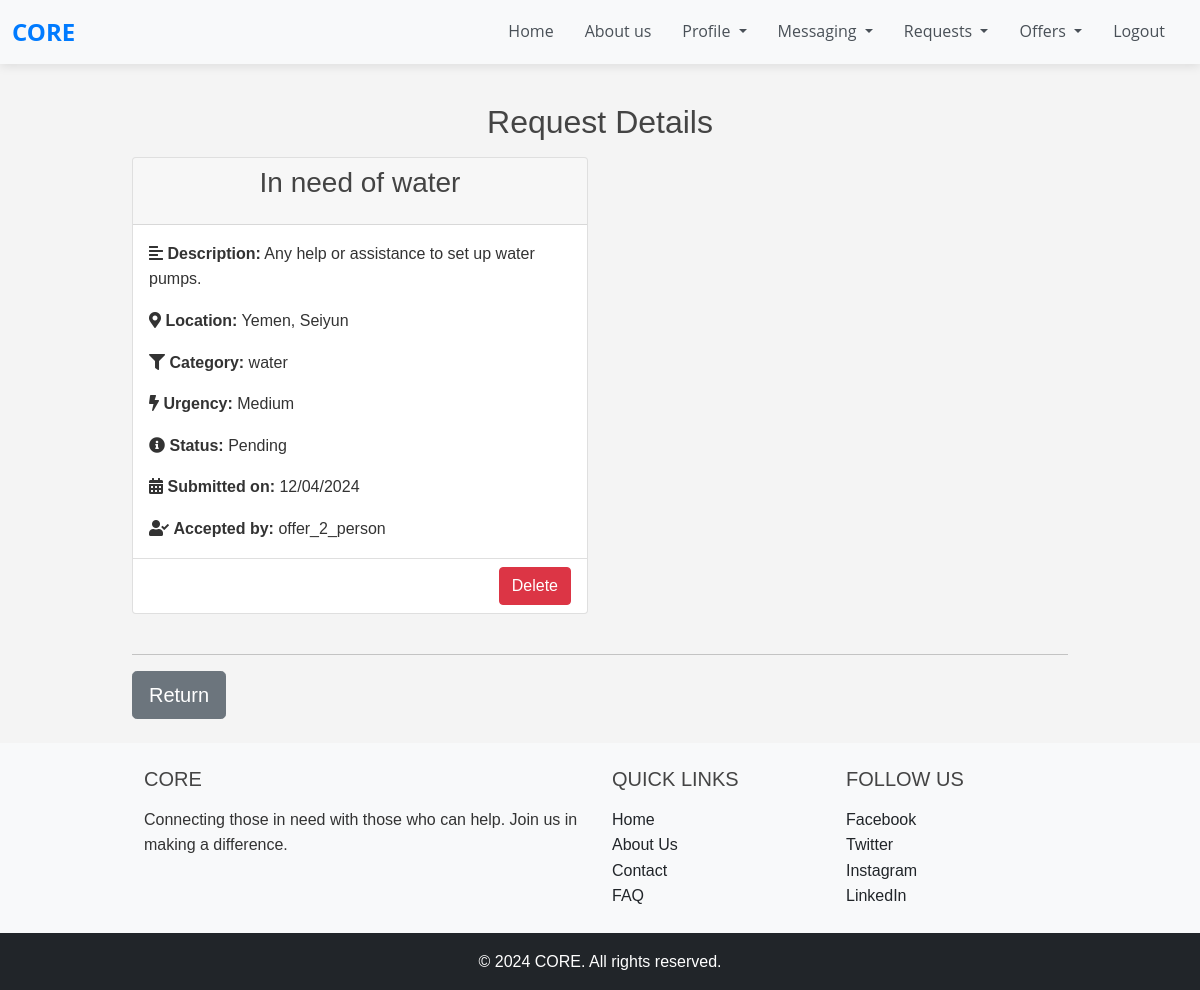
The app's page /user_request_details/97/ (signed in) with its own data.
### requests_app/models.py (models this page shows, shortened)
class Request(models.Model):
    CATEGORY_CHOICES = (
        ('food', 'Food'),
        ('water', 'Water'),
        ('clothing', 'Clothing'),
        ('shelter', 'Shelter'),
        ('medical', 'Medical Supplies'),
        ('other', 'Other'),
    )
    URGENCY_LEVELS = (
        ('low', 'Low'),
        ('medium', 'Medium'),
        ('high', 'High'),
    )
    STATUS_CHOICES = (
        ('pending', 'Pending'),
        ('accepted', 'Accepted'),
        ('in_progress', 'In Progress'),
        ('completed', 'Completed'),
        ('cancelled', 'Cancelled'),
    )
    LOCATION_CHOICES = (
        ('address', 'Address'),
        ('coordinates', 'Latitude and Longitude'),
    )
    user = models.ForeignKey(User, on_delete=models.CASCADE)
    title = models.CharField(max_length=100, default='No title given')
    description = models.TextField(default='No description given')
    location_type = models.CharField(max_length=20, choices=LOCATION_CHOICES, default='address')
    address = models.CharField(
        max_length=255,
        blank=True,
        default="No address provided"
    )
    latitude = models.FloatField(
        null=True,
        blank=True,
        default=51.99656842422461
    )
    longitude = models.FloatField(
        null=True,
        blank=True,
        default=-0.9913942306871908
    )
    category = models.CharField(max_length=50, choices=CATEGORY_CHOICES, default='Other')
    urgency = models.CharField(max_length=10, choices=URGENCY_LEVELS, default='Low')
    status = models.CharField(max_length=11, choices=STATUS_CHOICES, default='Pending')
    accepted_by = models.ForeignKey(
        User,
        null=True,
        blank=True,
        on_delete=models.SET_NULL,
        related_name='accepted_requests'
    )
    created_at = models.DateTimeField(default=timezone.now, editable=False)

### accounts/models.py (models this page shows)
class User(AbstractUser):
    USER_TYPE_CHOICES = (
        ('requester', 'Requester'),
        ('provider', 'Provider'),
    )
    user_type = models.CharField(max_length=10, choices=USER_TYPE_CHOICES)
    name = models.CharField(max_length=255, null=True, blank=True)  # Adding a name field
    email = models.EmailField(unique=True)

### requests_app/views.py (the view)
# urls.py: path('user_request_details/<int:pk>/', requests_views.user_request_details, name='user_request_details'),
@login_required
def user_request_details(request, pk):
    req = get_object_or_404(Request, pk=pk)
    return render(request, 'user_request_details.html', {'request_': req})

### requests_app/templates/user_request_details.html (shortened to what this page needs)
{% extends 'base.html' %}
{% block content %}
{% load static %}
<link rel="stylesheet" type="text/css" href="{% static 'css/styles.css' %}">
<link rel="stylesheet" href="https://unpkg.com/leaflet/dist/leaflet.css" />
<div class="container mt-8" data-page-type="user_request_details_page">
    <h2 class="text-center mb-3"><br>Request Details</br></h2>
    <div class="row request-container">
        <div class="col-md-12 col-lg-6 mb-4 item_request" id="request_-{{ request_.id }}">
            <div class="card">
                <div class="card-header text-center">
                    <h3>{{ request_.title }}</h3>
                </div>
                <div class="card-body">
                    <p class="card-text"><i class="fas fa-align-left"></i> <strong>Description:</strong> {{ request_.description }}</p>
                    <p class="card-text"><i class="fas fa-map-marker-alt"></i> <strong>Location:</strong>
                        {% if request_.location_type == 'address' %}
                            {{ request_.address }}
                        {% elif request_.location_type == 'coordinates' %}
                            Latitude: {{ request_.latitude }}, Longitude: {{ request_.longitude }}
                        {% else %}
                            Location not provided
                        {% endif %}
                    </p>
                    <p class="card-text"><i class="fas fa-filter"></i> <strong>Category:</strong> {{ request_.category }}</p>
                    <p class="card-text"><i class="fas fa-bolt"></i> <strong>Urgency:</strong> {{ request_.get_urgency_display }}</p>
                    <p class="card-text"><i class="fas fa-info-circle"></i> <strong>Status:</strong> {{ request_.get_status_display }}</p>
                    <p class="card-text"><i class="fas fa-calendar-alt"></i> <strong>Submitted on:</strong> {{ request_.created_at|date:"SHORT_DATE_FORMAT" }}</p>
                    {% if request_.accepted_by %}
                    <p class="card-text"><i class="fas fa-user-check"></i> <strong>Accepted by:</strong> {{ request_.accepted_by.username }}</p>
                    {% endif %}
                </div>
                <div class="card-footer bg-transparent d-flex justify-content-between">
                    <div class="d-flex justify-content-end">
                        <form class="delete-form" data-request-id="{{ request_.id }}">
                            <button type="button" class="btn btn-danger delete-btn" data-action="request">Delete</button>
                        </form>
                    </div>
                </div>
            </div>
        </div>
        <div class="col-md-12 col-lg-6">
            <div id="map"
                 data-location-type="{{ request_.location_type }}"
                 data-address="{{ request_.address|escapejs }}"
                 data-latitude="{{ request_.latitude|default_if_none:"" }}"
                 data-longitude="{{ request_.longitude|default_if_none:"" }}"
                 style="height:100%;width:100%;">
            </div>
        </div>
    </div>
    <hr>
    <a href="{{ request.META.HTTP_REFERER|escape }}">
        <button type="button" class="btn btn-secondary btn-lg btn-block">Return</button>
    </a>
</div>
{% endblock %}

### static/css/base.css (style rules this page uses)
html, body { height: 100%; margin: 0; display: flex; flex-direction: column; }

### static/css/styles.css (style rules this page uses)
* { margin: 0; padding: 0; box-sizing: border-box; }
body { font-family: Arial, sans-serif; background-color: #f4f4f4; color: #333; line-height: 1.6; }
.container { width: 80%; margin: auto; overflow: hidden; }
h1, h2, h3, h4, h5, h6 { margin-bottom: 1rem; color: #444; }
p { margin-bottom: 1rem; }
a { color: #007BFF; text-decoration: none; }
button { display: inline-block; padding: 0.75rem 1.25rem; font-size: 1rem; cursor: pointer; border: none; background-color: #007BFF; color: #fff; border-radius: 5px; }
:root { --button-size-small: 8px 16px; --button-size-medium: 12px 24px; --button-size-large: 16px 32px; }

### records on screen
Request: title "In need of water", description "Any help or assistance to set up water pumps.", address "Yemen, Seiyun", category "water", urgency "Medium", status "Pending", created_at "12/04/2024", accepted_by.username "offer_2_person"
